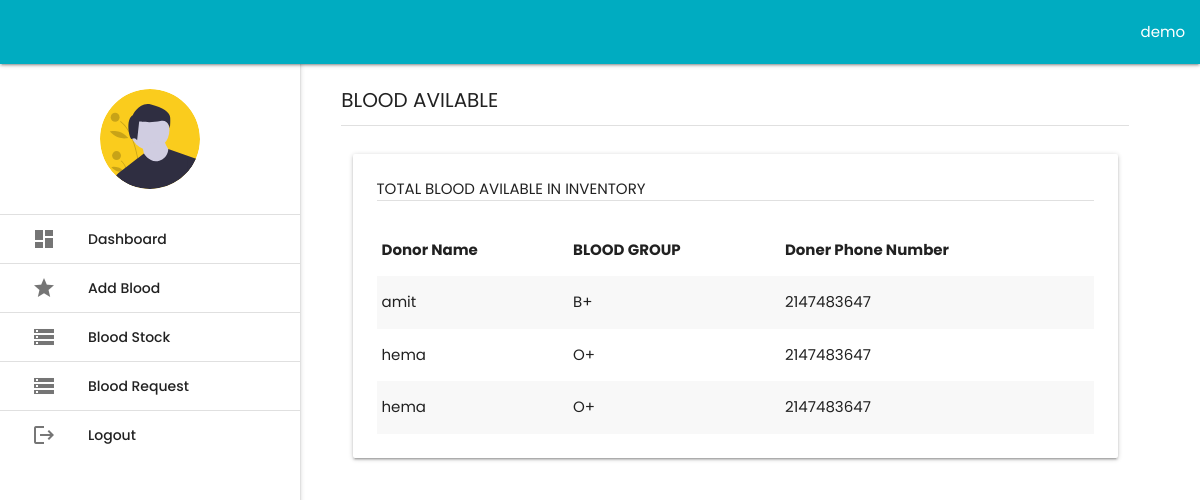
The page /hospital/bloodStock.php (signed in) on the database its author committed.
### tables this page shows
CREATE TABLE `tbl_hospital` (
  `userID` int(11) NOT NULL,
  `hospitalName` varchar(100) NOT NULL,
  `userEmail` varchar(100) NOT NULL,
  `userPass` varchar(100) NOT NULL,
  `userType` varchar(100) NOT NULL,
  `userStatus` enum('Y','N') NOT NULL DEFAULT 'N',
  `tokenCode` varchar(100) NOT NULL
);

CREATE TABLE `blood_doner_record` (
  `bloodID` int(11) NOT NULL,
  `hospitalName` varchar(256) NOT NULL,
  `donerName` varchar(100) NOT NULL,
  `donerBloodGroup` varchar(10) NOT NULL,
  `donerSex` varchar(50) NOT NULL,
  `donerPhNo` int(12) NOT NULL,
  `donerAddress` varchar(256) NOT NULL,
  `donatedOn` timestamp NOT NULL DEFAULT CURRENT_TIMESTAMP ON UPDATE CURRENT_TIMESTAMP
);

### hospital/php/handeler.php (called while the page is built, shortened)
<?php
class HOSPITAL
{
 private $conn;
 public function __construct()
 {
  $database = new Database();
  $db = $database->dbConnection();
  $this->conn = $db;
}
 public function runQuery($sql)
 {
  $stmt = $this->conn->prepare($sql);
  return $stmt;
 }
}

### hospital/bloodStock.php (the view, shortened to what this page needs)
<?php
require_once './php/handeler.php';
$user_home = new HOSPITAL();
$stmt = $user_home->runQuery("SELECT * FROM tbl_hospital WHERE userID=:uid");
$stmt->execute(array(":uid"=>$_SESSION['hospitalSession']));
$row = $stmt->fetch(PDO::FETCH_ASSOC);
?>
<!DOCTYPE html>
<html lang="en" >
<head>
  <link rel='stylesheet' href='https://cdnjs.cloudflare.com/ajax/libs/materialize/1.0.0/css/materialize.min.css'>
<link rel='stylesheet' href='https://fonts.googleapis.com/icon?family=Material+Icons|Poppins'><link rel="stylesheet" href="./style.css">
<link rel="stylesheet" href="./css/dashboard.css">
</head>
<body>
<!DOCTYPE html>
<html lang="en">
<head>
</head>
<body>
	<div class="navbar-fixed">
		<nav class="colored">
		    <div class="nav-wrapper">
		      	<ul class="right hide-on-med-and-down">
		        	<li><a class="dropdown-trigger" href="#!" data-target="dropdown1"><?php echo $row['hospitalName']; ?></a></li>
			    </ul>
		    </div>
		</nav>
	</div>
	<div class="row">
		<div class="col s12 m12 l3">
			<ul id="slide-out" class="sidenav sidenav-fixed sidebar-clear-parent">
				<li class="img-thumb valign-wrapper">
					<img src="./img/avatar.svg" class="circle" alt="" height="100px">
				</li>
				<li class="bordered"><a class="waves-effect" href="home.php"><i class="material-icons">dashboard</i>Dashboard</a></li>
				<li class="bordered"><a class="waves-effect" href="addBlood.php"><i class="material-icons">star</i>Add Blood</a></li>
				<li class="bordered"><a class="waves-effect" href="bloodStock.php"><i class="material-icons">storage</i>Blood Stock</a></li>
				<li class="bordered"><a class="waves-effect" href="bloodRequest.php"><i class="material-icons">storage</i>Blood Request</a></li>
				<li class="bordered"><a tabindex="-1" href="./php/logout.php" class="waves-effect"><i class="material-icons">logout</i>Logout</a></li>
			</ul>
		</div>
		<div class="container admin-content">
			<div class="col s12 m12 l9 offset-l3">
				<div class="hero-title">BLOOD AVILABLE</div>
				<div class="divider"></div>
				<div class="admin-content">
                    <div class="col s12 m12 20">
						<div class="card">
							<div class="card-content">
								<p>TOTAL BLOOD AVILABLE IN INVENTORY</p>
								<div class="divider"></div>
								<br>
								<div class="right-align">
                                <table class="striped">
                                <thead>
                                <tr>
                                    <th>Donor Name</th>
                                    <th>BLOOD GROUP</th>
                                    <th>Doner Phone Number</th>
                                </tr>
                                </thead>
                                <tbody>
								<?php
									$sql = $user_home->runQuery("SELECT * FROM blood_doner_record WHERE hospitalName=:hname");
									$sql->execute(array(":hname"=>$row["hospitalName"]));
									if($sql->rowCount() > 0)
									{
									while($result = $sql->fetch(PDO::FETCH_ASSOC))
									{
										?>
										<tr>
                                    <td><?php echo $result['donerName']; ?></td>
                                    <td><?php echo $result['donerBloodGroup']; ?></td>
                                    <td><?php echo $result['donerPhNo']; ?></td>
                                </tr>
										<?php
									}
								}
								else{
									echo "No Record Found";
								}
								?>
                                </tbody>
                            </table>
								</div>
							</div>
						</div>
					</div>
				</div>
			</div>
		</div>
	</div>
</body>
</html>
</body>
</html>

### hospital/css/style.css (style rules this page uses)
* { padding:0; margin:0; box-sizing:border-box; font-family:'Poppins', sans-serif; }

### hospital/css/dashboard.css (style rules this page uses)
body,html { font-family: "Poppins"; margin: 0; padding: 0; }
.colored { background-color: #00acc1; }
.navbar-fixed { z-index: 9999; }
.bordered { border-top: 1px solid #E0E0E0; }
.img-thumb { height: 150px; justify-content: center; background-position: center; background-repeat: no-repeat; background-size:100px; }
.admin-content { margin-top: 20px; text-align: justify; z-index: -2; }
.hero-title { font-size: 20px; margin-bottom: 10px; }
@media only screen and (min-width: 1100px) { .container { width: 90% !important; } }

### rows shown on the page
tbl_hospital: hospitalName "demo"
blood_doner_record: donerName "amit", donerBloodGroup "B+", donerPhNo "2147483647"
blood_doner_record: donerName "hema", donerBloodGroup "O+", donerPhNo "2147483647"
blood_doner_record: donerName "hema", donerBloodGroup "O+", donerPhNo "2147483647"
